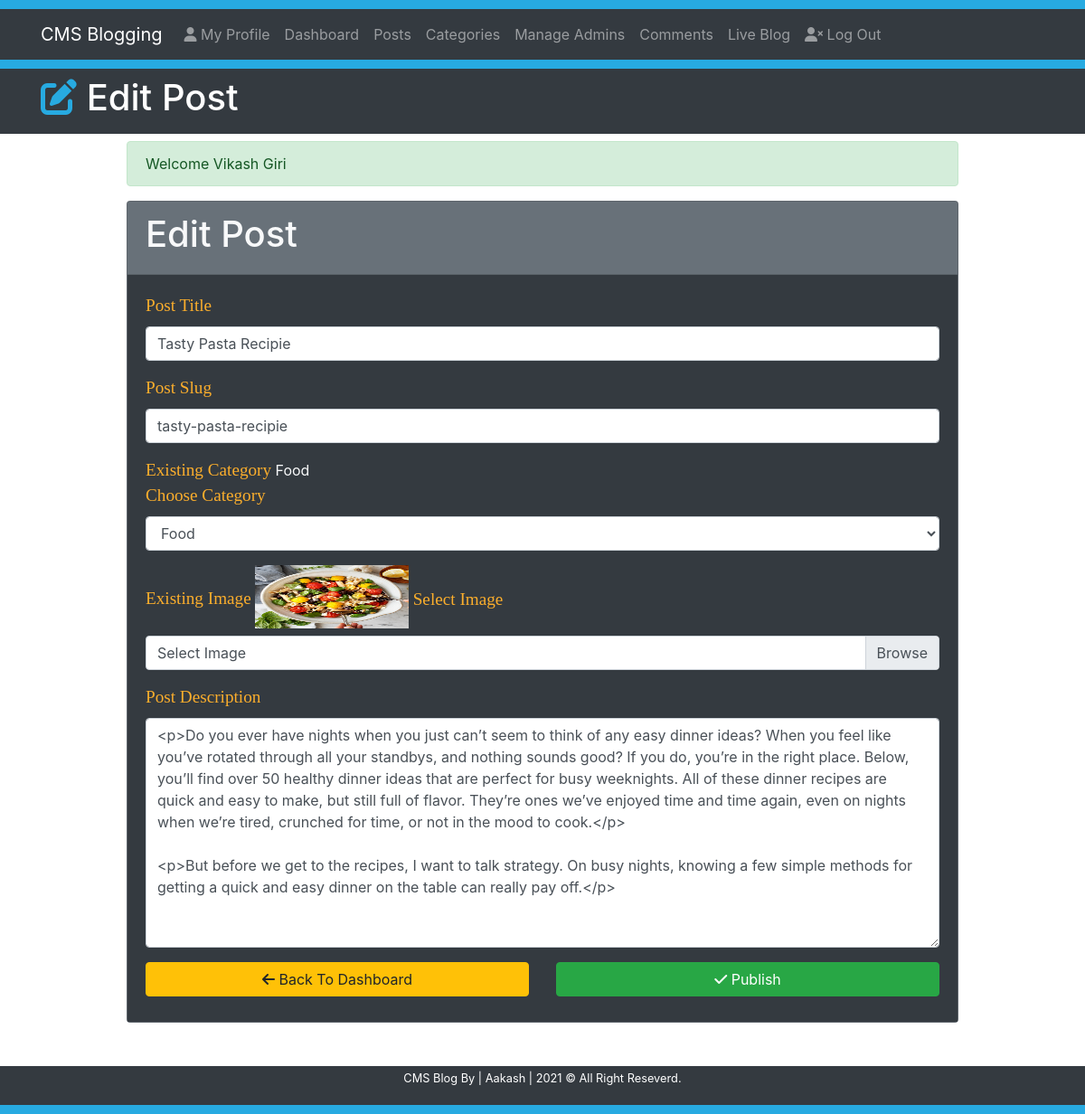
The app's page /CMS4.2.1/editpost?id=4 (signed in) with its own data.
### tables this page shows
CREATE TABLE `post` (
  `id` int(11) NOT NULL,
  `datetime` varchar(50) NOT NULL,
  `title` varchar(300) NOT NULL,
  `slug` varchar(300) NOT NULL,
  `category` varchar(50) NOT NULL,
  `author` varchar(50) NOT NULL,
  `image` text NOT NULL,
  `post` text NOT NULL
);

CREATE TABLE `category` (
  `id` int(11) NOT NULL,
  `title` varchar(20) NOT NULL,
  `author` varchar(50) NOT NULL,
  `datetime` varchar(20) NOT NULL
);

### Includes/functions.php (called while the page is built, shortened)
<?php
    $serverName = BASE_PATH;
    $cssBaseURL = $serverName.'/css';
?>

### editpost.php (the view, shortened to what this page needs)
<?php
    require 'Includes/functions.php';
    require 'Includes/sessions.php';
    $searchQryParam = $_GET['id'];
?>
<!DOCTYPE html>
<html lang="en">
<head>
    <link rel="stylesheet" href="https://use.fontawesome.com/releases/v5.12.0/css/all.css">
    <link rel="stylesheet" href="https://stackpath.bootstrapcdn.com/bootstrap/4.4.1/css/bootstrap.min.css">
    <link rel="stylesheet" href="<?= $cssBaseURL ?>/style.css">
</head>
<body>
    <div style="height: 10px; background-color: #27aae1;"></div>
    <nav class="navbar navbar-expand-lg navbar-dark bg-dark">
        <div class="container">
            <a href="<?= $serverName; ?>/index" class="navbar-brand">CMS Blogging</a>
            <div class="collapse navbar-collapse" id="navbarcollapseCMS">
                <ul class="navbar-nav">
                    <li class="nav-item">
                        <a href="<?= $serverName; ?>/myprofile" class="nav-link"> <i class='fas fa-user'></i> My Profile</a>
                    </li>
                    <li class="nav-item">
                        <a href="<?= $serverName; ?>/dashboard" class="nav-link">Dashboard</a>
                    </li>
                    <li class="nav-item">
                        <a href="<?= $serverName; ?>/posts" class="nav-link">Posts</a>
                    </li>
                    <li class="nav-item">
                        <a href="<?= $serverName; ?>/categories" class="nav-link"> Categories</a>
                    </li>
                    <li class="nav-item">
                        <a href="<?= $serverName; ?>/admin" class="nav-link">Manage Admins</a>
                    </li>
                    <li class="nav-item">
                        <a href="<?= $serverName; ?>/comments" class="nav-link">Comments</a>
                    </li>
                    <li class="nav-item">
                        <a href="<?= $serverName; ?>/blog/1" class="nav-link">Live Blog</a>
                    </li>
                </ul>
                <ul class="navbar-nav">
                    <li class="nav-item">
                        <a href="<?= $serverName; ?>/logout" class="nav-link"><i class='fas fa-user-times'></i> Log Out</a>
                    </li>
                </ul>
            </div>
        </div>
    </nav>
    <div style="height: 10px; background-color: #27aae1;"></div>
    <header class='bg-dark text-white py-2'>
        <div class="container">
            <div class="row">
                <div class="col-md-12">
                    <h1><i class='fas fa-edit' style="color: #27aae1;"></i>  Edit Post</h1>
                </div>
            </div>
        </div>
    </header>
    <section class="container py-2 mb-4">
        <div class="row">
            <div class="offset-lg-1 col-lg-10" style="min-height: 400px;">
                <?php
                    echo SuccessMessage();
                    $searchqryparm = $_GET['id'];
                    $sql = "SELECT * FROM post WHERE id = '$searchqryparm'";
                    $result = mysqli_query($conn, $sql);
                    if (mysqli_num_rows($result) > 0){
                        while($row = mysqli_fetch_assoc($result)) {
                            $PostTitle = $row['title'];
                            $PostSlug = $row['slug'];
                            $Category = $row['category'];
                            $Image = $row['image'];
                            $PostDescription = $row['post'];
                        }
                    }
                ?>
                <form action="<?= $serverName; ?>/editpost?id=<?= $searchQryParam; ?>" method='post' enctype="multipart/form-data">
                    <div class="card bg-secondary text-light mb-3">
                        <div class="card-header">
                            <h1>Edit Post</h1>
                        </div>
                        <div class="card-body bg-dark">
                            <div class="form-group">
                                <label for="postTitle"><span class="fieldInfo">Post Title</span></label>
                                <input type="text" name='postTitle' class="form-control" id='postTitle' value='<?= $PostTitle; ?>' placeholder='Enter post title'>
                            </div>
                            <div class="form-group">
                                <label for="postSlug"><span class="fieldInfo">Post Slug</span></label>
                                <input type="text" name='postSlug' class="form-control" id='postSlug' value='<?= $PostSlug; ?>' placeholder='Enter post slug'>
                            </div>
                            <div class="form-group">
                                <span class='fieldInfo'>Existing Category</span>
                                <?= $Category; ?> <br>
                                <label for="postTitle"><span class="fieldInfo">Choose Category</span></label>
                                <select class='form-control' name="category" id="categoryTitle">
                                    <?php
                                        $sql = "SELECT id, title FROM category";
                                        $result = mysqli_query($conn, $sql);
                                        if (mysqli_num_rows($result) > 0){
                                            while($row = mysqli_fetch_assoc($result)) {
                                                $categoryName = $row['title'];
                                    ?>
                                    <option value="<?= $categoryName ?>" <?= $categoryName == $Category ? 'selected': ''; ?>><?php echo $categoryName ?></option>
                                    <?php  }
                                        }
                                    ?>
                                </select>
                            </div>
                            <div class="form-group">
                                <span class='fieldInfo'>Existing Image</span>
                                <img class="mb-2" src="Upload/<?= $Image; ?>" alt="<?= $Image; ?>" width="170px;" height="70px;">
                                <label for="imageSelect"><span class="fieldInfo">Select Image</span></label>
                                <div class="custom-file">
                                    <label for="imageSelect" class="custom-file-label">Select Image</label>
                                </div>
                            </div>
                            <div class="form-group">
                                <label for="post"><span class="fieldInfo">Post Description</span></label>
                                <textarea class="form-control" name="postDescription" id="post" cols="80" rows="10"><?= $PostDescription; ?></textarea>
                            </div>
                            <div class="row">
                                <div class="col-lg-6 mb-2">
                                    <a href="<?= $serverName; ?>/dashboard" class='btn btn-warning btn-block'><i class='fas fa-arrow-left'></i> Back To Dashboard</a>
                                </div>
                                <div class="col-lg-6 mb-2">
                                    <button class='btn btn-success btn-block' type='submit' name='submit'><i class='fas fa-check'></i> Publish</button>
                                </div>
                            </div>
                        </div>
                    </div>
                </form>
            </div>
        </div>
    </section>
    <footer class="bg-dark text-white py-1">
        <div class="container">
            <div class="row">
                <div class="col">
                    <p class="lead text-center small">CMS Blog By | Aakash | <span id='year'></span> &copy; All Right Reseverd.</p>
                </div>
            </div>
        </div>
    </footer>
    <div style="height: 10px; background-color: #27aae1;"></div>
</body>
</html>

### Css/style.css (style rules this page uses)
.fieldInfo { color: rgb(251,174,44); font-family: Biiter, Georgia, 'Times New Roman', Times, serif; font-size: 1.2em; }

### records on screen
post: postTitle "Tasty Pasta Recipie", postSlug "tasty-pasta-recipie", category "Food", image (picture), postDescription "<p>Do you ever have nights when you just can’t seem to think of any easy dinner ideas? When you feel like you’ve rotated through all your standbys, and nothing sounds good? If you do, you’re in the right place. Below, you’ll find over 50 healthy dinner ideas that are perfect for busy weeknights. All of these dinner recipes are quick and easy to make, but still full of flavor. They’re ones we’ve enjoyed time and time again, even on nights when we’re tired, crunched for time, or not in the mood to cook.</p> <p>But before we get to the recipes, I want to talk strategy. On busy nights, knowing a few simple methods for getting a quick and easy dinner on the table can really pay off.</p>"

### other values on screen
SuccessMessage() "Welcome Vikash Giri"
